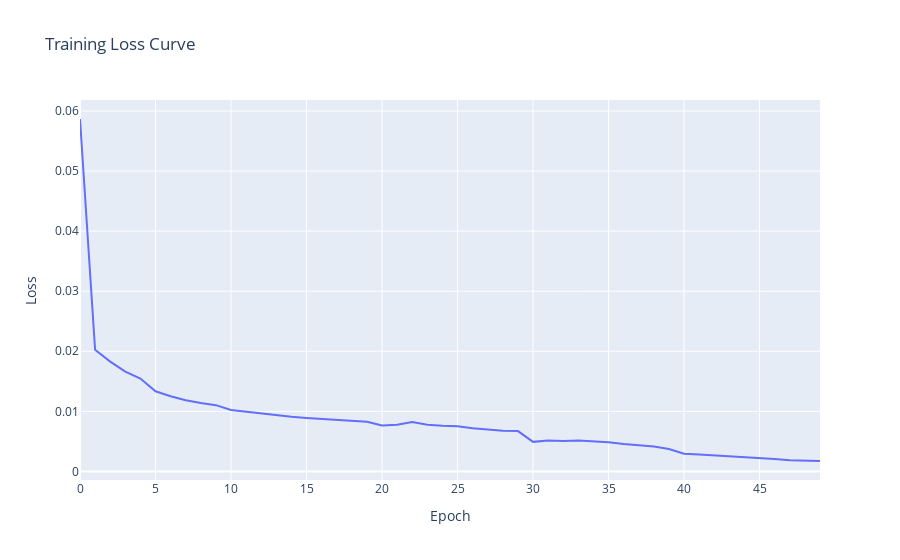

This figure's notebook cell:
### Markdown cell above
## Plot results

### Code cell
import plotly.graph_objects as go

# 绘制训练损失曲线
fig2 = go.Figure()
fig2.add_trace(go.Scatter(y=epoch_losses, mode='lines', name='Training Loss'))
fig2.update_layout(title='Training Loss Curve', xaxis_title='Epoch', yaxis_title='Loss')
fig2.show()

### Figure 1 — Plotly figure (JSON) as saved in the notebook; plotly's stock layout.template omitted (floating-point values rounded to 4 significant figures)
{"data": [{"mode": "lines", "name": "Training Loss", "type": "scatter", "y": [0.05867, 0.02025, 0.01828, 0.0166, 0.01546, 0.01334, 0.01252, 0.01186, 0.01141, 0.01103, 0.01022, 0.009935, 0.009629, 0.009394, 0.009082, 0.0089, 0.008734, 0.008561, 0.008394, 0.008249, 0.007655, 0.007776, 0.008204, 0.007786, 0.007617, 0.007525, 0.007202, 0.007005, 0.006751, 0.006711, 0.004921, 0.00515, 0.005071, 0.005165, 0.005, 0.004868, 0.004545, 0.004388, 0.004155, 0.003737, 0.002933, 0.002805, 0.002679, 0.002562, 0.002437, 0.002294, 0.002079, 0.001867, 0.001753, 0.001732]}], "layout": {"title": {"text": "Training Loss Curve"}, "xaxis": {"title": {"text": "Epoch"}}, "yaxis": {"title": {"text": "Loss"}}}}
